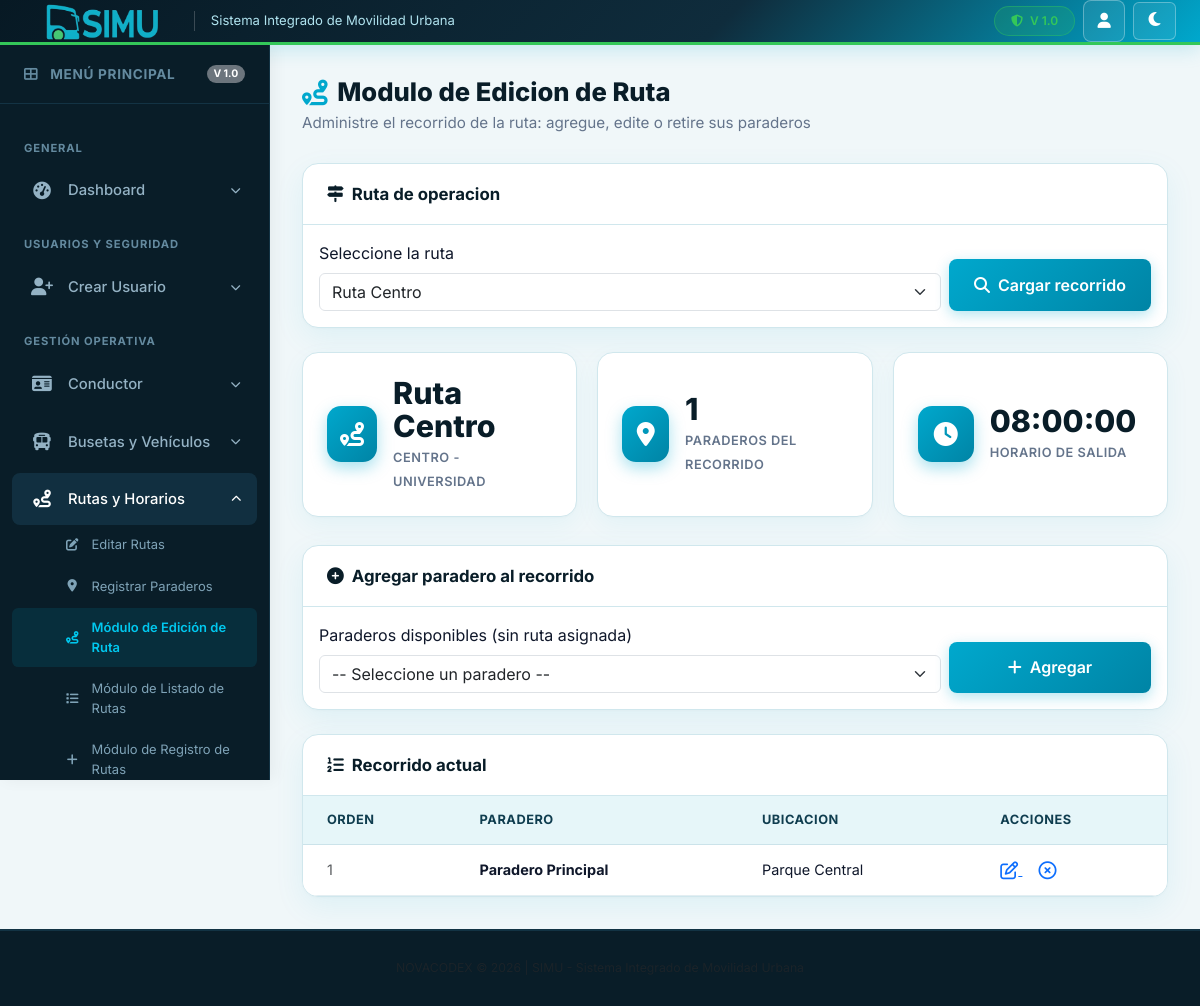
/index.php?pg=edicionRuta&id_ruta=1, run on the app's committed database.
### tables this page shows
CREATE TABLE `ruta` (
  `id_ruta` int(11) NOT NULL,
  `nombre` varchar(100) NOT NULL,
  `origen` varchar(100) NOT NULL,
  `destino` varchar(100) NOT NULL,
  `horario` time NOT NULL
);

CREATE TABLE `paradero` (
  `id_paradero` int(11) NOT NULL,
  `nombre` varchar(100) NOT NULL,
  `ubicacion` varchar(150) NOT NULL,
  `id_ruta` int(11) DEFAULT NULL
);

### models/mmodru.php (called while the page is built, shortened)
<?php
class Mmodru extends Conexion
{
    public function listarRutas()
    {
        $con = $this->get_conexion();
        $sql = "SELECT id_ruta, nombre, origen, destino, horario
                FROM ruta
                ORDER BY nombre ASC";
        $st = $con->prepare($sql);
        $st->execute();
        return $st->fetchAll(PDO::FETCH_ASSOC);
    }
    public function obtenerRuta($idRuta)
    {
        $con = $this->get_conexion();
        $sql = "SELECT id_ruta, nombre, origen, destino, horario
                FROM ruta
                WHERE id_ruta = :id";
        $st = $con->prepare($sql);
        $st->execute([':id' => $idRuta]);
        return $st->fetch(PDO::FETCH_ASSOC);
    }
    public function paraderosDeRuta($idRuta)
    {
        $con = $this->get_conexion();
        $sql = "SELECT id_paradero, nombre, ubicacion
                FROM paradero
                WHERE id_ruta = :id
                ORDER BY id_paradero ASC";
        $st = $con->prepare($sql);
        $st->execute([':id' => $idRuta]);
        return $st->fetchAll(PDO::FETCH_ASSOC);
    }
    public function paraderosLibres()
    {
        $con = $this->get_conexion();
        $sql = "SELECT id_paradero, nombre, ubicacion
                FROM paradero
                WHERE id_ruta IS NULL
                ORDER BY nombre ASC";
        $st = $con->prepare($sql);
        $st->execute();
        return $st->fetchAll(PDO::FETCH_ASSOC);
    }
}

### controllers/cmodru.php (called while the page is built, shortened)
<?php
require_once __DIR__ . '/../models/mmodru.php';
class Cmodru
{
    private $modelo;
    public function __construct()
    {
        $this->modelo = new Mmodru();
    }
    public function index()
    {
        $idRuta     = $_REQUEST['id_ruta'] ?? '';
        $mensaje    = '';
        $tipo       = '';
        $ruta       = null;
        $paraderos  = [];
        $libres     = [];
        $paraEdit   = null;
        if ($idRuta != '') {
            $ruta      = $this->modelo->obtenerRuta($idRuta);
            $paraderos = $this->modelo->paraderosDeRuta($idRuta);
            $libres    = $this->modelo->paraderosLibres();
        }
        return [
            'rutas'     => $this->modelo->listarRutas(),
            'ruta'      => $ruta,
            'idRuta'    => $idRuta,
            'paraderos' => $paraderos,
            'libres'    => $libres,
            'paraEdit'  => $paraEdit,
            'mensaje'   => $mensaje,
            'tipo'      => $tipo
        ];
    }
}

### views/vmodru.php (the view, shortened to what this page needs)
<?php
require_once __DIR__ . '/../controllers/cmodru.php';
$cModru = new Cmodru();
$datModru = $cModru->index();
$rutas     = $datModru['rutas'];
$ruta      = $datModru['ruta'];
$idRuta    = $datModru['idRuta'];
$paraderos = $datModru['paraderos'];
?>
<div class="dashboard-container">
    <header class="dash-header">
        <h1 class="dash-title"><i class="fas fa-route"></i> Modulo de Edicion de Ruta</h1>
        <p class="dash-subtitle">Administre el recorrido de la ruta: agregue, edite o retire sus paraderos</p>
    </header>
    <div class="dash-table-card">
        <div class="dash-table-header">
            <h3><i class="fas fa-map-signs me-2"></i>Ruta de operacion</h3>
        </div>
        <form method="get" action="index.php" class="p-3">
            <div class="row g-2 align-items-end">
                <div class="col-md-9">
                    <label for="selRuta" class="form-label">Seleccione la ruta</label>
                    <select name="id_ruta" id="selRuta" class="form-select">
                        <?php foreach ($rutas as $r) { ?>
                            <option value="<?= (int)$r['id_ruta']; ?>" <?= ($idRuta == $r['id_ruta']) ? 'selected' : ''; ?>>
                                <?= htmlspecialchars($r['nombre']); ?>
                            </option>
                        <?php } ?>
                    </select>
                </div>
                <div class="col-md-3">
                    <button type="submit" class="btn btn-primary w-100"><i class="fas fa-search me-2"></i>Cargar recorrido</button>
                </div>
            </div>
        </form>
    </div>
    <?php if (is_array($ruta)) { ?>
        <div class="dash-stats-row mt-4">
            <div class="stat-card">
                <div class="stat-icon"><i class="fas fa-route"></i></div>
                <div>
                    <span class="stat-value"><?= htmlspecialchars($ruta['nombre']); ?></span>
                    <span class="stat-label"><?= htmlspecialchars($ruta['origen']); ?> - <?= htmlspecialchars($ruta['destino']); ?></span>
                </div>
            </div>
            <div class="stat-card">
                <div class="stat-icon"><i class="fas fa-map-marker-alt"></i></div>
                <div>
                    <span class="stat-value"><?= count($paraderos); ?></span>
                    <span class="stat-label">Paraderos del recorrido</span>
                </div>
            </div>
            <div class="stat-card">
                <div class="stat-icon"><i class="fas fa-clock"></i></div>
                <div>
                    <span class="stat-value"><?= htmlspecialchars($ruta['horario']); ?></span>
                    <span class="stat-label">Horario de salida</span>
                </div>
            </div>
        </div>
        <div class="dash-table-card mt-4">
            <div class="dash-table-header">
                <h3><i class="fas fa-plus-circle me-2"></i>Agregar paradero al recorrido</h3>
            </div>
            <form method="post" action="index.php?pg=edicionRuta" class="p-3">
                <div class="row g-2 align-items-end">
                    <div class="col-md-9">
                        <label for="id_paradero" class="form-label">Paraderos disponibles (sin ruta asignada)</label>
                        <select name="id_paradero" id="id_paradero" class="form-select">
                            <option value="">-- Seleccione un paradero --</option>
                        </select>
                    </div>
                    <div class="col-md-3">
                        <button type="submit" class="btn btn-primary w-100"><i class="fas fa-plus me-2"></i>Agregar</button>
                    </div>
                </div>
            </form>
        </div>
        <div class="dash-table-card mt-4">
            <div class="dash-table-header">
                <h3><i class="fas fa-list-ol me-2"></i>Recorrido actual</h3>
            </div>
            <div class="table-responsive">
                <table class="table align-middle">
                    <thead>
                        <tr>
                            <th>Orden</th>
                            <th>Paradero</th>
                            <th>Ubicacion</th>
                            <th>Acciones</th>
                        </tr>
                    </thead>
                    <tbody>
                        <?php if (count($paraderos) > 0) { ?>
                            <?php $orden = 1; ?>
                            <?php foreach ($paraderos as $p) { ?>
                                <tr>
                                    <td class="text-muted"><?= $orden++; ?></td>
                                    <td><strong><?= htmlspecialchars($p['nombre']); ?></strong></td>
                                    <td><?= htmlspecialchars($p['ubicacion']); ?></td>
                                    <td>
                                        <a href="index.php?pg=edicionRuta&ope=2&id_ruta=<?= (int)$ruta['id_ruta']; ?>&id_paradero=<?= (int)$p['id_paradero']; ?>" class="me-3">
                                        </a>
                                        <a href="index.php?pg=edicionRuta&ope=4&id_ruta=<?= (int)$ruta['id_ruta']; ?>&id_paradero=<?= (int)$p['id_paradero']; ?>" onclick="return confirm('Desea retirar el paradero <?= htmlspecialchars(addslashes($p['nombre'])); ?> del recorrido?')">
                                        </a>
                                    </td>
                                </tr>
                            <?php } ?>
                        <?php } else { ?>
                            <tr>
                                <td colspan="4" class="text-center text-muted py-4">Esta ruta aun no tiene paraderos asignados.</td>
                            </tr>
                        <?php } ?>
                    </tbody>
                </table>
            </div>
        </div>
    <?php } else { ?>
        <div class="dash-table-card mt-4">
            <p class="text-center text-muted py-4 mb-0">Seleccione una ruta para administrar su recorrido.</p>
        </div>
    <?php } ?>
</div>

### css/menu.css (style rules this page uses)
:root { --sidebar-width: 270px; --sidebar-collapsed-width: 70px; --sidebar-bg: #091d28; --sidebar-bg-hover: #143547; --sidebar-active-bg: linear-gradient( 135deg, #00a8cd 0%, #0084a5 100% ); --sidebar-text: #94b2c4; --sidebar-text-active: #ffffff; --sidebar-border: #133344; --accent-color: #00a8cd; }

### css/style.css (style rules this page uses)
:root { --simu-cyan: #00a8cd; --simu-cyan-dark: #0084a5; --simu-cyan-light: #e6f6f9; --simu-green: #34c759; --simu-green-dark: #28a745; --simu-dark-bg: #091d28; --simu-dark-card: #123344; --simu-text-dark: #0f172a; --simu-text-muted: #64748b; --simu-body-bg: #f0f7f9; }
body { font-family: 'Inter', system-ui, -apple-system, sans-serif; background-color: var(--simu-body-bg); color: var(--simu-text-dark); margin: 0; padding: 0; display: flex; flex-direction: column; min-height: 100vh; }
.btn-primary { background: linear-gradient(135deg, var(--simu-cyan) 0%, var(--simu-cyan-dark) 100%); border: none; padding: 0.85rem 1.5rem; font-weight: 600; border-radius: 8px; width: 100%; color: white; box-shadow: 0 4px 14px rgba(0, 168, 205, 0.3); transition: all 0.2s ease; cursor: pointer; margin-top: 0.5rem; }
.dashboard-container { max-width: 900px; margin: 0 auto; }
.dash-header { margin-bottom: 1.75rem; }
.dash-title { font-size: 1.6rem; font-weight: 800; color: var(--simu-dark-bg); display: flex; align-items: center; gap: 0.6rem; margin-bottom: 0.25rem; }
.dash-title i { color: var(--simu-cyan); }
.dash-subtitle { color: var(--simu-text-muted); margin: 0; font-size: 0.95rem; }
.dash-stats-row { display: grid; grid-template-columns: repeat(auto-fit, minmax(220px, 1fr)); gap: 1.25rem; margin-bottom: 1.75rem; }
.stat-card { display: flex; align-items: center; gap: 1rem; background: #ffffff; border: 1px solid #d0e7ed; border-radius: 16px; padding: 1.5rem; box-shadow: 0 8px 24px rgba(0, 168, 205, 0.06), 0 1px 3px rgba(0, 0, 0, 0.02); }
.stat-icon { width: 56px; height: 56px; border-radius: 14px; background: linear-gradient(135deg, var(--simu-cyan) 0%, var(--simu-cyan-dark) 100%); color: #ffffff; display: flex; align-items: center; justify-content: center; font-size: 1.5rem; box-shadow: 0 6px 16px rgba(0, 168, 205, 0.35); }
.stat-value { font-size: 1.9rem; font-weight: 800; color: var(--simu-dark-bg); line-height: 1.1; display: block; }
.stat-label { font-size: 0.8rem; font-weight: 600; color: var(--simu-text-muted); text-transform: uppercase; letter-spacing: 0.04em; }
.dash-table-card { background: #ffffff; border: 1px solid #d0e7ed; border-radius: 16px; overflow: hidden; box-shadow: 0 10px 30px rgba(0, 168, 205, 0.08), 0 1px 3px rgba(0, 0, 0, 0.02); }
.dash-table-header { padding: 1.25rem 1.5rem; border-bottom: 1px solid #d0e7ed; }
.dash-table-header h3 { margin: 0; font-size: 1.05rem; font-weight: 700; color: var(--simu-dark-bg); }
.dash-table-card .table { margin-bottom: 0; }
.dash-table-card .table thead th { background: var(--simu-cyan-light); color: #0f3d4f; font-size: 0.8rem; font-weight: 700; text-transform: uppercase; letter-spacing: 0.04em; padding: 0.9rem 1.5rem; border-bottom: 1px solid #cbe3ea; }
.dash-table-card .table tbody td { padding: 0.9rem 1.5rem; color: var(--simu-text-dark); font-size: 0.9rem; border-color: #e3eef2; }
body, .main-content, .registration-container, .reg-header .brand-title, .reg-header .main-logo, .input-group label, .input-group input, .input-group select, .password-wrapper input, .eye-toggle, .strength-meter, #strengthText, .success-desc, .btn-link, .text-dark, .text-muted, .stat-card, .dash-table-card, .dash-title, .stat-value, .dash-table-header h3 { transition: background-color 0.4s ease, color 0.4s ease, border-color 0.4s ease, box-shadow 0.4s ease; }

### data on the page
ruta: nombre "Ruta Centro", origen "CENTRO", destino "UNIVERSIDAD", horario "08:00:00"
paradero: nombre "Paradero Principal", ubicacion "Parque Central"

### other printed values
count($paraderos) "1"
form field id_ruta "Ruta Centro"
